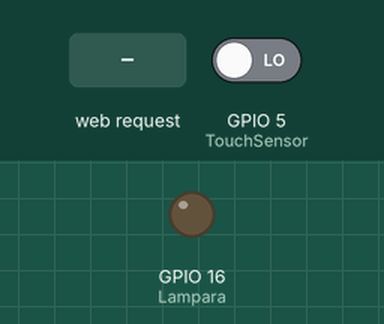
Recording of a sketch running on a simulated ESP8266 (NodeMCU). On the bench: output pins drawn as LEDs (lit = HIGH). Inputs (shaded band) come from the test bench; at power-on: GPIO 5 (TouchSensor) LOW. WiFi joins after 1.5 s; servers stay silent unless stated; what the sketch prints to the serial monitor is not drawn.

Above: at 2.7 s.
2.8 s: HTTP request GET /LED=ON received
At 3.2 s:
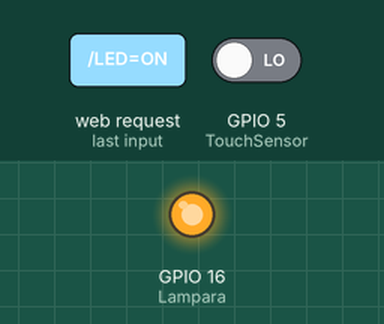
4.3 s: HTTP request GET /LED=OFF received
At 5.6 s:
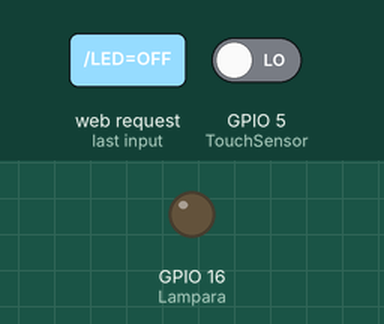
Timing chart, 0 to 7.3 s (numbered marks = the images above; inputs shaded):
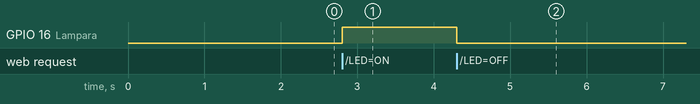

The sketch:

LedEsp8266.ino
```cpp
#include <ESP8266WiFi.h>

const char* ssid = "Estudiantes";//escribe tu SSID
const char* password = "educar_2018";//escribe tu password
//const char* ssid = "Guadi";//escribe tu SSID
//const char* password = "13072000Guadi";//escribe tu password
//const char* ssid = "LabElectro-2";//escribe tu SSID
//const char* password = "njLHwHh43";//escribe tu password

int TouchSensor = 5; //pin del sensor D1
int EstadoLuz = 1;
int Lampara = 16; // Usaremos el pin GPIO2 de el ESP8266/DO
WiFiServer server(80);

void setup() {
  Serial.begin(115200); //Inicializamos la comunicacion con el modulo
  delay(10);
  pinMode(Lampara, OUTPUT); //Definimos el pin GPI02 como salida
  digitalWrite(Lampara, LOW); //Iniciamos con el led Apagado
  pinMode(TouchSensor, INPUT);

  // Conectamos a el WiFi
  Serial.println();
  Serial.println();
  Serial.print("Conectando a: ");
  Serial.println(ssid);

  WiFi.begin(ssid, password);

  while (WiFi.status() != WL_CONNECTED) {
    delay(500);
    Serial.print(".");
  }
  Serial.println("");
  Serial.println("WiFi conectado");

  // Iniciar servidor
  server.begin();
  Serial.println("Servidor iniciado");

  // Imprimimos el IP que nos asigna el moduoo para conectarnos
  Serial.print("Usa esta URL para conectarte: ");
  Serial.print("http://");
  Serial.print(WiFi.localIP());
  Serial.println("/");

}

void loop() {
  // Checamos si un cliente se ha conectado
  WiFiClient client = server.available();
  if (client) {
    //return;
    // Espere hasta que el cliente envíe algunos datos
    Serial.println("nuevo cliente");
    while (!client.available()) {
      delay(1);
    }
    // Leemos la primer linea de la peticion
    String request = client.readStringUntil('\r');
    Serial.println(request);
    if (request.indexOf("/LED=ON") != -1) {
      digitalWrite(Lampara, HIGH);
      EstadoLuz = HIGH;
    }
    if (request.indexOf("/LED=OFF") != -1) {
      digitalWrite(Lampara, LOW);
      EstadoLuz = LOW;
    }

    // Regresamos una respuesta
    client.println("HTTP/1.1 200 OK");
    client.println("Content-Type: text/html");
    client.println("");
    client.println("<!DOCTYPE HTML>");
    client.println("<html>");


    client.print("La luz esta: ");


    if (EstadoLuz == HIGH) {
      client.print("Encendido");
    } else if(EstadoLuz== LOW){
      client.print("Apagado");
    }
    client.println("<br><br>");
    client.println("<a href=\"LED=ON\"><button>Encender</button></a>&nbsp;<a href=\"LED=OFF\"><button>Apagar</button></a></p>");
    client.println("</html>");

      if (digitalRead(TouchSensor) == HIGH) //lectura de señal del sensor
  {
    delay(150);
    if (digitalRead(TouchSensor) == HIGH) //lectura de señal del sensor
      {
        if (EstadoLuz == HIGH)
        {
          digitalWrite(Lampara, LOW);   // si la lectura esta en alto el led se enciende
          EstadoLuz = LOW;
          Serial.println("Led OFF");
          client.print("Apagado");
        }//estado luz
        else
        {
          digitalWrite(Lampara, HIGH);    // si no existe lectura el ed se apaga o no enciende
          EstadoLuz = HIGH;
          Serial.println("Led ON");
          client.print("Encendido");

        } //else
      }
  } // if sensor

    delay(1);
    Serial.println("Cliente desconectado");
    Serial.println("");
    client.flush();

  }

  // Checamos si coincide la solicitud

  //delay(50); // tiempo de lectura
}
```

Measured:
- after the input at 2.8 s, GPIO 16 (Lampara): LOW → HIGH at once
- after the input at 4.3 s, GPIO 16 (Lampara): HIGH → LOW at once
